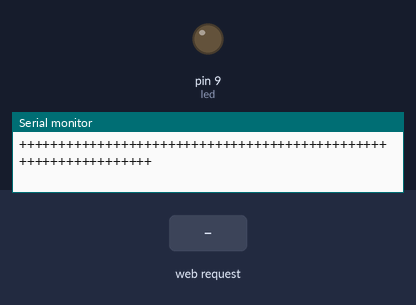
Recording of a sketch running on a simulated Arduino Uno, built for the host (arithmetic inside an expression is 32-bit, double 64-bit). Parts: output pins drawn as LEDs (lit = HIGH), the last lines printed to the serial monitor. The inputs (shaded band) are chosen by the test bench. WiFi joins after 1.5 s; servers stay silent unless stated.

Above: at 1.2 s.
1.3 s: HTTP request GET /led/on received
At 2.1 s:
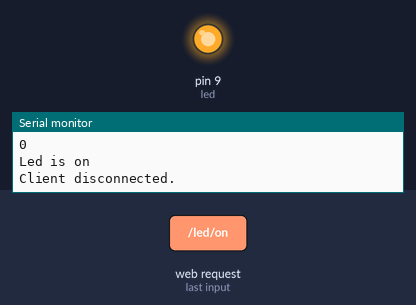
2.8 s: HTTP request GET /led/off received
At 3.2 s:
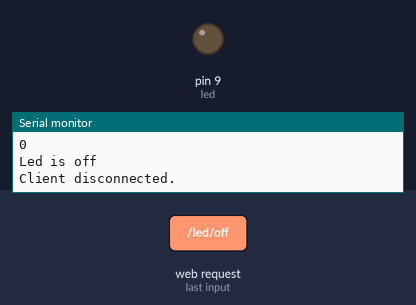
Timing chart, 0 to 5.8 s (numbered marks = the images above; inputs shaded):
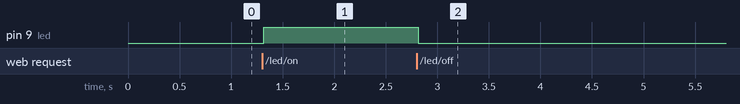

The sketch:

Third_Part.ino
```cpp
//open serial monitor to see what the arduino receives
//W5100 based ethernet shield is used

#include <SPI.h>
#include <Ethernet.h>

byte mac[] = { 0xDE, 0xAD, 0xBE, 0xEF, 0xFE, 0xED }; //physical mac address
IPAddress ip(194, 24, 226, 83);
IPAddress dnS(194, 24, 226, 35);
IPAddress gw(194, 24, 226, 65);
IPAddress mask(255, 255, 255, 192);
EthernetServer server(80); //server port

// Variable to store the HTTP request
String header;

// Auxiliar variables to store the current output state
String outputState = "off";
const int led = 9 ;

void setup(){

  pinMode(led, OUTPUT); //pin selected to control
  //start Ethernet
    Ethernet.begin(mac, ip, dnS, gw, mask);
  server.begin();

  //enable serial data print
  Serial.begin(57600);
  Serial.println("Ioannis Katsikavelas - 3rd exercise from fourth assignment\n");
  Serial.println("Server Started"); // so I can keep track of what is loaded
  Serial.print("The IP is : ");
  Serial.println(Ethernet.localIP());
  Serial.print("\nPlease visit\t");
  Serial.print(Ethernet.localIP());
  Serial.println("  to control the outputs on the board");
  Serial.println("++++++++++++++++++++++++++++++++++++++++++++++++++++++++++++++++");
}

void loop(){
  // Create a client connection
  EthernetClient client = server.available();
  if (client) {
    String currentLine = "";
    while (client.connected()) {
      if (client.available()) {
        char c = client.read();
        Serial.println(c);
        header += c;

        if (c == '\n') {     // if the byte is a newline character
          // if the current line is blank, you got two newline characters in a row.
          // that's the end of the client HTTP request, so send a response:
          if (currentLine.length() == 0) {
            // HTTP headers always start with a response code (e.g. HTTP/1.1 200 OK)
            // and a content-type so the client knows what's coming, then a blank line:
            client.println("HTTP/1.1 200 OK");
            client.println("Content-type:text/html");
            client.println("Connection: close");
            client.println();

            // turns the GPIOs on and off
            if (header.indexOf("GET /led/on") >= 0) {
              Serial.println("Led is on");
              outputState = "on";
              digitalWrite(led, HIGH);
            } else if (header.indexOf("GET /led/off") >= 0) {
              Serial.println("Led is off");
              outputState = "off";
              digitalWrite(led, LOW);
            }

                    // Display the HTML web page
            client.println("<!DOCTYPE html><html>");
            client.println("<head><meta name=\"viewport\" content=\"width=device-width, initial-scale=1\">");
            client.println("<link rel=\"icon\" href=\"data:,\">");
            // CSS to style the on/off buttons
            // Feel free to change the background-color and font-size attributes to fit your preferences
            client.println("<style>html { font-family: Helvetica; display: inline-block; margin: 0px auto; text-align: center;}");
            client.println(".button { background-color: #4CAF50; border: none; color: white; padding: 16px 40px;");
            client.println("text-decoration: none; font-size: 30px; margin: 2px; cursor: pointer;}");
            client.println(".button2 {background-color: #555555;}</style></head>");

            // Web Page Heading
            client.println("<body><h1>Ioannis Katsikavelas </h1>");
            client.println("<body><h3>This is the 3rd exercise from fourth assignment </h3>");

            // Display current state, and ON/OFF buttons for GPIO 9
            // If the outputState is off, it displays the ON button
            if (outputState=="off") {
              client.println("<p><a href=\"/led/on\"><button class=\"button\">ON</button></a></p>");
            } else {
              client.println("<p><a href=\"/led/off\"><button class=\"button button2\">OFF</button></a></p>");
            }

            client.println("</body></html>");

            // The HTTP response ends with another blank line
            client.println();
            // Break out of the while loop
            break;
          } else { // if you got a newline, then clear currentLine
            currentLine = "";
          }
        } else if (c != '\r') {  // if you got anything else but a carriage return character,
          currentLine += c;      // add it to the end of the currentLine
        }
      }
    }
    // Clear the header variable
    header = "";
    // Close the connection
    client.stop();
    Serial.println("Client disconnected.");
    Serial.println("");
  }
}
```

Measured:
- after the input at 1.3 s, pin 9 (led): LOW → HIGH at once
- after the input at 2.8 s, pin 9 (led): HIGH → LOW at once
